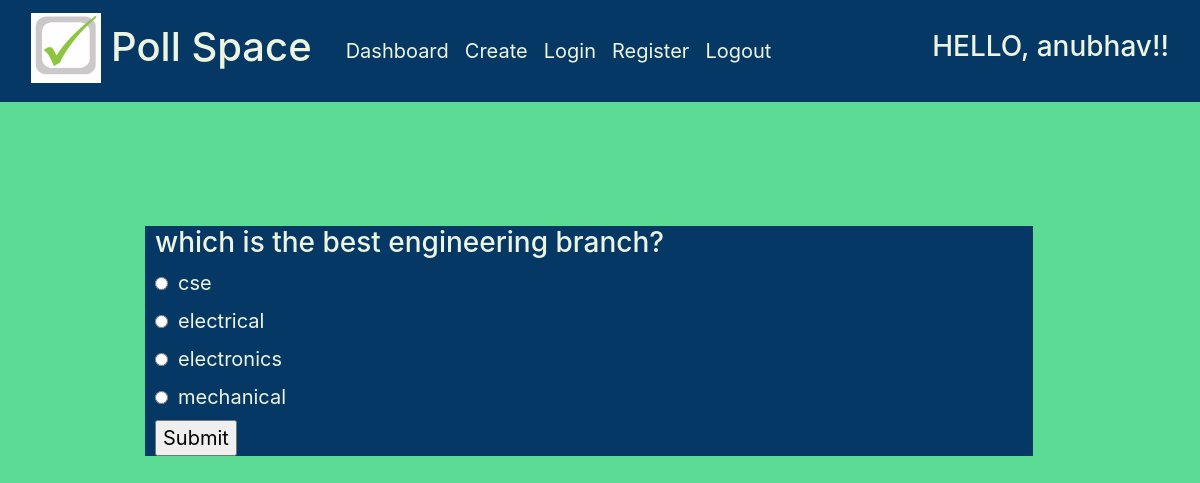
The app's page /polls/4/vote (signed in) with its own data.
### polls/models.py (models this page shows)
class Polls(models.Model) :
    poll_question = models.TextField()
    poll_option1 = models.CharField(max_length = 100)
    poll_option2 = models.CharField(max_length = 100)
    poll_option3 = models.CharField(max_length = 100)
    poll_option4 = models.CharField(max_length = 100)
    poll_option1_count = models.IntegerField(default = 0)
    poll_option2_count = models.IntegerField(default = 0)
    poll_option3_count = models.IntegerField(default = 0)
    poll_option4_count = models.IntegerField(default = 0)

### polls/views.py (the view, shortened to what this page needs)
# urls.py: path('polls/<poll_id>/vote', vote_view, name='vote'),
@login_required(login_url='login')
def vote_view(request, poll_id, *args, **kwargs) :
    poll = Polls.objects.get(pk = poll_id)
    context = {
        'poll' : poll
    }
    return render(request, 'polls/vote.html', context)

### polls/templates/polls/vote.html (shortened to what this page needs)
{% extends "base.html" %}
{% block content %}
<div id="voteform">
    <h3 id="question">{{ poll.poll_question }}</h3>
    <form id="voting" method="POST">
        <input type="radio" value="poll_option1" name="one"><label for="option1">{{ poll.poll_option1 }}</label><br>
        <input type="radio" value="poll_option2" name="one"><label for="option2">{{ poll.poll_option2 }}</label><br>
        <input type="radio" value="poll_option3" name="one"><label for="option3">{{ poll.poll_option3 }}</label><br>
        <input type="radio" value="poll_option4" name="one"><label for="option4">{{ poll.poll_option4 }}</label><br>
        <input id="submitButton" type="submit" value="Submit"><br>
    </form>
</div>
{% endblock %}

### templates/base.html (shortened to what this page needs)
{% load static %}
<!DOCTYPE html>
<html>
    <head>
        <link rel="stylesheet" href="{% static '/stylesheet/bootstrap.min.css' %}">
        <link rel="stylesheet" href="{% static '/stylesheet/styles.css' %}">
    </head>
    <body>
        <header>
            <nav class="navbar navbar-expand-lg navbar-light">
                <div class="container-fluid">
                  <div class="navbar-brand">
                    <a href="{% url 'login' %}"><img id="logo" src="{% static 'images/logo.png'%}"></a>
                    <a href="{% url 'login' %}"><h1 id="brandname">Poll Space</h1></a>
                  </div>
                  <div class="collapse navbar-collapse" id="navbarTogglerDemo02">
                    <ul class="navbar-nav me-auto mb-2 mb-lg-0">
                      <li class="nav-item">
                        <a id="menu" class="nav-link" href="{% url 'dashboard' %}">Dashboard</a>
                      </li>
                      <li class="nav-item">
                        <a id="menu" class="nav-link" href="{% url 'create' %}">Create</a>
                      </li>
                      <li class="nav-item">
                        <a id="menu" class="nav-link" href="{% url 'login' %}">Login</a>
                      </li>
                      <li class="nav-item">
                        <a id="menu" class="nav-link" href="{% url 'register' %}">Register</a>
                      </li>
                      {% if request.user.is_authenticated %}
                        <li class="nav-item">
                          <a id="menu" class="nav-link" href="{% url 'logout' %}">Logout</a>
                        </li>
                      {% endif %}
                    </ul>
                  </div>
                  {% if request.user.is_authenticated %}
                    <h3 id="greeting">HELLO, {{ request.user }}!!</h3>
                  {% endif %}
                </div>
            </nav>
	    </header>
      <br>
      <section class="container">
        {% block content %}{% endblock %}
      </section>
      <br>
    </body>
</html>

### static/stylesheet/styles.css (style rules this page uses)
* { box-sizing: border-box; }
body { background-color: #5CDB95; }
.navbar { background-color: #053865; }
#brandname { font-style: bold; float: right; padding: 10px; color: #EDF5E1; }
#logo { height: 70px; width: 70px; }
#menu { color: #EDF5E1; font-size: 20px; }
#greeting { color: #EDF5E1; }
#voteform, #createform { background-color: #053865; margin-left: 100px; margin-top: 100px; font-size: 20px; text-align: left; color: #EDF5E1; width: 80%; }
#voting, #question, label, #create { margin-left: 10px; }

### records on screen
Polls: poll_question "which is the best engineering branch?", poll_option1 "cse", poll_option2 "electrical", poll_option3 "electronics", poll_option4 "mechanical"

### other values on screen
{{ request.user }} "anubhav"
